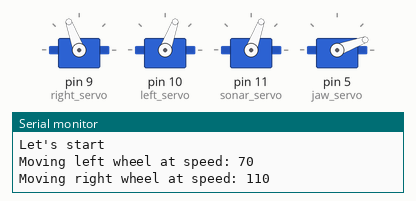
This sketch was run on a simulated Arduino Uno, built with avr-gcc and run on an emulated ATmega328P. Parts: 4 × servo, the last lines printed to the serial monitor.

Above: at 0.05 s.
At 3.45 s:
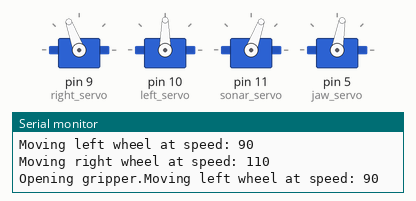
At 5.65 s:
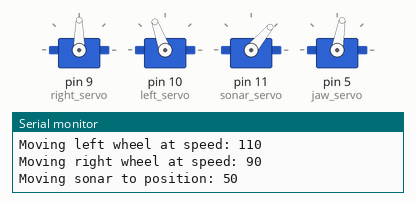
At 7.85 s:
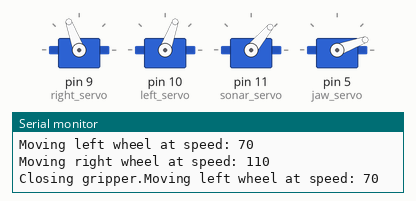
At 12.25 s:
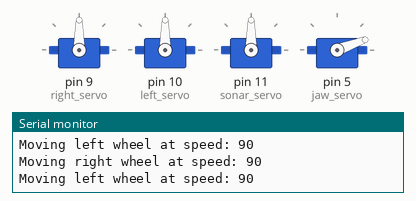
At 16.75 s:
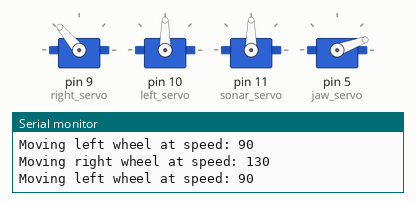
Timing chart, 0 to 21.9 s (numbered marks = the images above):
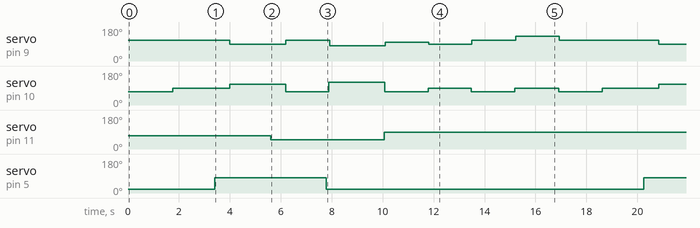

The sketch:

DemoMode.ino
```cpp
#include <Servo.h>

Servo left_servo, right_servo;   // Servos for the wheels
Servo sonar_servo;               // Servo for the sonar ranger
Servo jaw_servo;

int i=0;


#define SENSOR 0     // A/D sonar port
#define MEASURE 2   // Pin to enable sonar measuring


//Move wheel servos
void moveWheels(String lspd, String rspd){
	Serial.print("Moving left wheel at speed: ");
	Serial.println(lspd.toInt());
	left_servo.write(lspd.toInt());

	Serial.print("Moving right wheel at speed: ");
	Serial.println(rspd.toInt());
	right_servo.write(rspd.toInt());
}

//Move sonar servo to a given position
void moveSonar(String spd){
	Serial.print("Moving sonar to position: ");
	Serial.println(spd.toInt());
	sonar_servo.write(spd.toInt());
}


void openGripper(){
	Serial.print("Opening gripper.");
	jaw_servo.write(80);
}

void closeGripper(){
	Serial.print("Closing gripper.");
	jaw_servo.write(20);
}

void setup()
{
	// Servo pins
	right_servo.attach(9);        // Right servo is pin 9 (OUTPUT 2 of TINKERKIT)
	left_servo.attach(10);       // Left servo is pin 10 (OUTPUT 1 of TINKERKIT)
	sonar_servo.attach(11);    // Sonar servo is pin 11 (OUTPUT 0 of TINKERKIT)
	jaw_servo.attach(5);    // Gripper servo is pin 5 (OUTPUT 4 of TINKERKIT)

	//  Init position
	moveWheels("100", "90");
	moveSonar("70");
	closeGripper();


	// Open serial communications and wait for port to open:
	Serial.begin(9600);
	Serial.println("Let's start");

}

void loop()
{
        if(i==50) {openGripper(); }
        if(i==150) {closeGripper(); }

        if(i==100) {moveSonar("50");}
        if(i==200) {moveSonar("90");}

        if(i<=25) {moveWheels("70", "110");}
        if(i>25 && i<=50) {moveWheels("90", "110");}
        if(i>75 && i<=100) {moveWheels("110", "90");}
        if(i>125 && i<=150) {moveWheels("70", "110");}
        if(i>150 && i<=175) {moveWheels("120", "80");}
        if(i>200 && i<=225) {moveWheels("70", "100");}
        if(i>225 && i<=250) {moveWheels("90", "90");}
        if(i>250 && i<=275) {moveWheels("70", "110");}
        if(i>275 && i<=300) {moveWheels("90", "130");}
        if(i==301) {i=0;}

        i=i+1;
	delay(20);
}
```

Measured:
- by itself, servo on pin 10 (left_servo): repeats every 16.9 s: 110° 2.2 s, 70° 1.7 s, 120° 2.2 s, 2 × (70° 1.7 s, 90° 1.7 s), 70° 1.7 s, 90° 2.2 s
- by itself, servo on pin 11 (sonar_servo): alternates 90° for 12.4 s and 50° for 4.5 s
- by itself, servo on pin 5 (jaw_servo): alternates 80° for 4.4 s and 20° for 12.5 s
- by itself, servo on pin 9 (right_servo): repeats every 16.9 s: 110° 1.7 s, 80° 2.2 s, 100° 1.7 s, 90° 1.7 s, 110° 1.7 s, 130° 1.7 s, 110° 3.9 s, 90° 2.2 s
